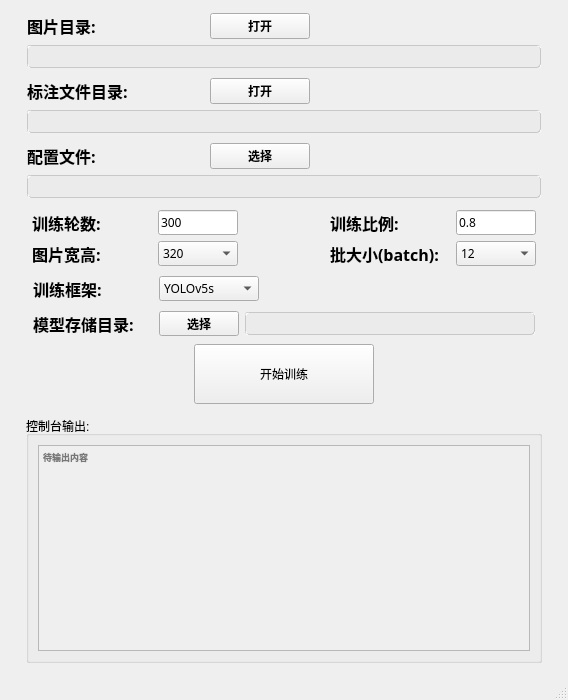
<?xml version="1.0" encoding="UTF-8"?>
<ui version="4.0">
 <class>MainWindow</class>
 <widget class="QMainWindow" name="MainWindow">
  <property name="windowModality">
   <enum>Qt::NonModal</enum>
  </property>
  <property name="geometry">
   <rect>
    <x>0</x>
    <y>0</y>
    <width>568</width>
    <height>700</height>
   </rect>
  </property>
  <property name="sizePolicy">
   <sizepolicy hsizetype="Fixed" vsizetype="Fixed">
    <horstretch>0</horstretch>
    <verstretch>0</verstretch>
   </sizepolicy>
  </property>
  <property name="minimumSize">
   <size>
    <width>500</width>
    <height>700</height>
   </size>
  </property>
  <property name="maximumSize">
   <size>
    <width>580</width>
    <height>1024</height>
   </size>
  </property>
  <property name="sizeIncrement">
   <size>
    <width>10</width>
    <height>10</height>
   </size>
  </property>
  <property name="windowTitle">
   <string>训练工具-大树智能</string>
  </property>
  <property name="autoFillBackground">
   <bool>false</bool>
  </property>
  <widget class="QWidget" name="centralwidget">
   <layout class="QVBoxLayout" name="verticalLayout_8">
    <item>
     <layout class="QVBoxLayout" name="verticalLayout_7">
      <item>
       <layout class="QVBoxLayout" name="verticalLayout_4">
        <property name="leftMargin">
         <number>10</number>
        </property>
        <property name="topMargin">
         <number>2</number>
        </property>
        <property name="rightMargin">
         <number>10</number>
        </property>
        <property name="bottomMargin">
         <number>2</number>
        </property>
        <item>
         <layout class="QVBoxLayout" name="verticalLayout_2">
          <property name="leftMargin">
           <number>8</number>
          </property>
          <property name="topMargin">
           <number>2</number>
          </property>
          <property name="rightMargin">
           <number>8</number>
          </property>
          <property name="bottomMargin">
           <number>2</number>
          </property>
          <item>
           <layout class="QHBoxLayout" name="horizontalLayout_3">
            <item>
             <widget class="QLabel" name="picDirLabel">
              <property name="minimumSize">
               <size>
                <width>100</width>
                <height>20</height>
               </size>
              </property>
              <property name="maximumSize">
               <size>
                <width>100</width>
                <height>16777215</height>
               </size>
              </property>
              <property name="font">
               <font>
                <family>等线</family>
                <pointsize>12</pointsize>
                <weight>75</weight>
                <bold>true</bold>
               </font>
              </property>
              <property name="text">
               <string>图片目录:</string>
              </property>
             </widget>
            </item>
            <item>
             <spacer name="horizontalSpacer_4">
              <property name="orientation">
               <enum>Qt::Horizontal</enum>
              </property>
              <property name="sizeHint" stdset="0">
               <size>
                <width>40</width>
                <height>20</height>
               </size>
              </property>
             </spacer>
            </item>
            <item>
             <widget class="QPushButton" name="picDirSelect">
              <property name="minimumSize">
               <size>
                <width>100</width>
                <height>25</height>
               </size>
              </property>
              <property name="font">
               <font>
                <family>等线</family>
                <weight>75</weight>
                <bold>true</bold>
               </font>
              </property>
              <property name="text">
               <string>打开</string>
              </property>
             </widget>
            </item>
            <item>
             <spacer name="horizontalSpacer_7">
              <property name="orientation">
               <enum>Qt::Horizontal</enum>
              </property>
              <property name="sizeHint" stdset="0">
               <size>
                <width>40</width>
                <height>20</height>
               </size>
              </property>
             </spacer>
            </item>
            <item>
             <spacer name="horizontalSpacer_2">
              <property name="orientation">
               <enum>Qt::Horizontal</enum>
              </property>
              <property name="sizeHint" stdset="0">
               <size>
                <width>40</width>
                <height>20</height>
               </size>
              </property>
             </spacer>
            </item>
            <item>
             <spacer name="horizontalSpacer_15">
              <property name="orientation">
               <enum>Qt::Horizontal</enum>
              </property>
              <property name="sizeHint" stdset="0">
               <size>
                <width>40</width>
                <height>20</height>
               </size>
              </property>
             </spacer>
            </item>
           </layout>
          </item>
          <item>
           <widget class="QLineEdit" name="picDirText">
            <property name="enabled">
             <bool>false</bool>
            </property>
            <property name="minimumSize">
             <size>
              <width>0</width>
              <height>20</height>
             </size>
            </property>
            <property name="font">
             <font>
              <family>等线</family>
             </font>
            </property>
            <property name="styleSheet">
             <string notr="true">border: 1px groove rgb(200, 200, 200);
border-radius:3px;
padding:1px 2px;
background-color: rgb(235,235,235)</string>
            </property>
           </widget>
          </item>
         </layout>
        </item>
        <item>
         <layout class="QVBoxLayout" name="verticalLayout_3">
          <property name="leftMargin">
           <number>8</number>
          </property>
          <property name="topMargin">
           <number>2</number>
          </property>
          <property name="rightMargin">
           <number>8</number>
          </property>
          <property name="bottomMargin">
           <number>2</number>
          </property>
          <item>
           <layout class="QHBoxLayout" name="horizontalLayout_4">
            <item>
             <widget class="QLabel" name="annoDirLabel">
              <property name="minimumSize">
               <size>
                <width>100</width>
                <height>20</height>
               </size>
              </property>
              <property name="maximumSize">
               <size>
                <width>100</width>
                <height>16777215</height>
               </size>
              </property>
              <property name="font">
               <font>
                <family>等线</family>
                <pointsize>12</pointsize>
                <weight>75</weight>
                <bold>true</bold>
               </font>
              </property>
              <property name="text">
               <string>标注文件目录:</string>
              </property>
             </widget>
            </item>
            <item>
             <spacer name="horizontalSpacer_5">
              <property name="orientation">
               <enum>Qt::Horizontal</enum>
              </property>
              <property name="sizeHint" stdset="0">
               <size>
                <width>40</width>
                <height>20</height>
               </size>
              </property>
             </spacer>
            </item>
            <item>
             <widget class="QPushButton" name="annoDirSelect">
              <property name="minimumSize">
               <size>
                <width>100</width>
                <height>25</height>
               </size>
              </property>
              <property name="font">
               <font>
                <family>等线</family>
                <weight>75</weight>
                <bold>true</bold>
               </font>
              </property>
              <property name="text">
               <string>打开</string>
              </property>
             </widget>
            </item>
            <item>
             <spacer name="horizontalSpacer_8">
              <property name="orientation">
               <enum>Qt::Horizontal</enum>
              </property>
              <property name="sizeHint" stdset="0">
               <size>
                <width>40</width>
                <height>20</height>
               </size>
              </property>
             </spacer>
            </item>
            <item>
             <spacer name="horizontalSpacer_14">
              <property name="orientation">
               <enum>Qt::Horizontal</enum>
              </property>
              <property name="sizeHint" stdset="0">
               <size>
                <width>40</width>
                <height>20</height>
               </size>
              </property>
             </spacer>
            </item>
            <item>
             <spacer name="horizontalSpacer_3">
              <property name="orientation">
               <enum>Qt::Horizontal</enum>
              </property>
              <property name="sizeHint" stdset="0">
               <size>
                <width>40</width>
                <height>20</height>
               </size>
              </property>
             </spacer>
            </item>
           </layout>
          </item>
          <item>
           <widget class="QLineEdit" name="annoDirText">
            <property name="enabled">
             <bool>false</bool>
            </property>
            <property name="minimumSize">
             <size>
              <width>0</width>
              <height>20</height>
             </size>
            </property>
            <property name="font">
             <font>
              <family>等线</family>
             </font>
            </property>
            <property name="styleSheet">
             <string notr="true">border: 1px groove rgb(200, 200, 200);
border-radius:3px;
padding:1px 2px;
background-color: rgb(235,235,235)</string>
            </property>
           </widget>
          </item>
         </layout>
        </item>
        <item>
         <layout class="QVBoxLayout" name="verticalLayout">
          <property name="leftMargin">
           <number>8</number>
          </property>
          <property name="topMargin">
           <number>2</number>
          </property>
          <property name="rightMargin">
           <number>8</number>
          </property>
          <property name="bottomMargin">
           <number>2</number>
          </property>
          <item>
           <layout class="QHBoxLayout" name="horizontalLayout_2">
            <item>
             <widget class="QLabel" name="cocoYamlLabel">
              <property name="minimumSize">
               <size>
                <width>100</width>
                <height>20</height>
               </size>
              </property>
              <property name="maximumSize">
               <size>
                <width>100</width>
                <height>16777215</height>
               </size>
              </property>
              <property name="font">
               <font>
                <family>等线</family>
                <pointsize>12</pointsize>
                <weight>75</weight>
                <bold>true</bold>
               </font>
              </property>
              <property name="text">
               <string>配置文件:</string>
              </property>
             </widget>
            </item>
            <item>
             <spacer name="horizontalSpacer_6">
              <property name="orientation">
               <enum>Qt::Horizontal</enum>
              </property>
              <property name="sizeHint" stdset="0">
               <size>
                <width>40</width>
                <height>20</height>
               </size>
              </property>
             </spacer>
            </item>
            <item>
             <widget class="QPushButton" name="cocoYamlSelect">
              <property name="minimumSize">
               <size>
                <width>100</width>
                <height>25</height>
               </size>
              </property>
              <property name="font">
               <font>
                <family>等线</family>
                <weight>75</weight>
                <bold>true</bold>
               </font>
              </property>
              <property name="text">
               <string>选择</string>
              </property>
             </widget>
            </item>
            <item>
             <spacer name="horizontalSpacer_9">
              <property name="orientation">
               <enum>Qt::Horizontal</enum>
              </property>
              <property name="sizeHint" stdset="0">
               <size>
                <width>40</width>
                <height>20</height>
               </size>
              </property>
             </spacer>
            </item>
            <item>
             <spacer name="horizontalSpacer_13">
              <property name="orientation">
               <enum>Qt::Horizontal</enum>
              </property>
              <property name="sizeHint" stdset="0">
               <size>
                <width>40</width>
                <height>20</height>
               </size>
              </property>
             </spacer>
            </item>
            <item>
             <spacer name="horizontalSpacer">
              <property name="orientation">
               <enum>Qt::Horizontal</enum>
              </property>
              <property name="sizeHint" stdset="0">
               <size>
                <width>40</width>
                <height>20</height>
               </size>
              </property>
             </spacer>
            </item>
           </layout>
          </item>
          <item>
           <widget class="QLineEdit" name="cocoYamlText">
            <property name="enabled">
             <bool>false</bool>
            </property>
            <property name="minimumSize">
             <size>
              <width>0</width>
              <height>20</height>
             </size>
            </property>
            <property name="font">
             <font>
              <family>等线</family>
             </font>
            </property>
            <property name="styleSheet">
             <string notr="true">border: 1px groove rgb(200, 200, 200);
border-radius:3px;
padding:1px 2px;
background-color: rgb(235,235,235)</string>
            </property>
           </widget>
          </item>
         </layout>
        </item>
        <item>
         <layout class="QVBoxLayout" name="verticalLayout_5">
          <property name="leftMargin">
           <number>8</number>
          </property>
          <property name="topMargin">
           <number>2</number>
          </property>
          <property name="rightMargin">
           <number>8</number>
          </property>
          <property name="bottomMargin">
           <number>2</number>
          </property>
          <item>
           <layout class="QVBoxLayout" name="verticalLayout_6">
            <property name="leftMargin">
             <number>5</number>
            </property>
            <property name="topMargin">
             <number>2</number>
            </property>
            <property name="rightMargin">
             <number>5</number>
            </property>
            <property name="bottomMargin">
             <number>2</number>
            </property>
            <item>
             <layout class="QHBoxLayout" name="horizontalLayout_11">
              <item>
               <widget class="QLabel" name="epochs">
                <property name="minimumSize">
                 <size>
                  <width>120</width>
                  <height>0</height>
                 </size>
                </property>
                <property name="maximumSize">
                 <size>
                  <width>120</width>
                  <height>16777215</height>
                 </size>
                </property>
                <property name="font">
                 <font>
                  <family>等线</family>
                  <pointsize>12</pointsize>
                  <weight>75</weight>
                  <bold>true</bold>
                 </font>
                </property>
                <property name="text">
                 <string>训练轮数:</string>
                </property>
               </widget>
              </item>
              <item>
               <widget class="QLineEdit" name="epochsVal">
                <property name="minimumSize">
                 <size>
                  <width>80</width>
                  <height>20</height>
                 </size>
                </property>
                <property name="maximumSize">
                 <size>
                  <width>80</width>
                  <height>30</height>
                 </size>
                </property>
                <property name="font">
                 <font>
                  <family>等线</family>
                 </font>
                </property>
                <property name="text">
                 <string>300</string>
                </property>
               </widget>
              </item>
              <item>
               <spacer name="horizontalSpacer_10">
                <property name="orientation">
                 <enum>Qt::Horizontal</enum>
                </property>
                <property name="sizeHint" stdset="0">
                 <size>
                  <width>40</width>
                  <height>20</height>
                 </size>
                </property>
               </spacer>
              </item>
              <item>
               <widget class="QLabel" name="trainPercent">
                <property name="minimumSize">
                 <size>
                  <width>120</width>
                  <height>0</height>
                 </size>
                </property>
                <property name="maximumSize">
                 <size>
                  <width>120</width>
                  <height>16777215</height>
                 </size>
                </property>
                <property name="font">
                 <font>
                  <family>等线</family>
                  <pointsize>12</pointsize>
                  <weight>75</weight>
                  <bold>true</bold>
                 </font>
                </property>
                <property name="text">
                 <string>训练比例:</string>
                </property>
               </widget>
              </item>
              <item>
               <widget class="QLineEdit" name="trainPercentVal">
                <property name="minimumSize">
                 <size>
                  <width>80</width>
                  <height>20</height>
                 </size>
                </property>
                <property name="maximumSize">
                 <size>
                  <width>80</width>
                  <height>30</height>
                 </size>
                </property>
                <property name="font">
                 <font>
                  <family>等线</family>
                 </font>
                </property>
                <property name="text">
                 <string>0.8</string>
                </property>
               </widget>
              </item>
             </layout>
            </item>
            <item>
             <layout class="QHBoxLayout" name="horizontalLayout_12">
              <item>
               <widget class="QLabel" name="picSize">
                <property name="minimumSize">
                 <size>
                  <width>120</width>
                  <height>0</height>
                 </size>
                </property>
                <property name="maximumSize">
                 <size>
                  <width>120</width>
                  <height>16777215</height>
                 </size>
                </property>
                <property name="font">
                 <font>
                  <family>等线</family>
                  <pointsize>12</pointsize>
                  <weight>75</weight>
                  <bold>true</bold>
                 </font>
                </property>
                <property name="text">
                 <string>图片宽高:</string>
                </property>
               </widget>
              </item>
              <item>
               <widget class="QComboBox" name="picSizeVal">
                <property name="minimumSize">
                 <size>
                  <width>80</width>
                  <height>20</height>
                 </size>
                </property>
                <property name="maximumSize">
                 <size>
                  <width>80</width>
                  <height>30</height>
                 </size>
                </property>
                <property name="font">
                 <font>
                  <family>等线</family>
                 </font>
                </property>
                <item>
                 <property name="text">
                  <string>320</string>
                 </property>
                </item>
                <item>
                 <property name="text">
                  <string>480</string>
                 </property>
                </item>
               </widget>
              </item>
              <item>
               <spacer name="horizontalSpacer_11">
                <property name="orientation">
                 <enum>Qt::Horizontal</enum>
                </property>
                <property name="sizeHint" stdset="0">
                 <size>
                  <width>40</width>
                  <height>20</height>
                 </size>
                </property>
               </spacer>
              </item>
              <item>
               <widget class="QLabel" name="batchSize">
                <property name="minimumSize">
                 <size>
                  <width>120</width>
                  <height>0</height>
                 </size>
                </property>
                <property name="maximumSize">
                 <size>
                  <width>120</width>
                  <height>16777215</height>
                 </size>
                </property>
                <property name="font">
                 <font>
                  <family>等线</family>
                  <pointsize>12</pointsize>
                  <weight>75</weight>
                  <bold>true</bold>
                 </font>
                </property>
                <property name="text">
                 <string>批大小(batch):</string>
                </property>
               </widget>
              </item>
              <item>
               <widget class="QComboBox" name="batchSizeVal">
                <property name="minimumSize">
                 <size>
                  <width>80</width>
                  <height>20</height>
                 </size>
                </property>
                <property name="maximumSize">
                 <size>
                  <width>80</width>
                  <height>30</height>
                 </size>
                </property>
                <property name="font">
                 <font>
                  <family>等线</family>
                 </font>
                </property>
                <item>
                 <property name="text">
                  <string>12</string>
                 </property>
                </item>
                <item>
                 <property name="text">
                  <string>4</string>
                 </property>
                </item>
                <item>
                 <property name="text">
                  <string>6</string>
                 </property>
                </item>
                <item>
                 <property name="text">
                  <string>8</string>
                 </property>
                </item>
                <item>
                 <property name="text">
                  <string>10</string>
                 </property>
                </item>
                <item>
                 <property name="text">
                  <string>14</string>
                 </property>
                </item>
               </widget>
              </item>
             </layout>
            </item>
           </layout>
          </item>
          <item>
           <layout class="QHBoxLayout" name="horizontalLayout_15">
            <property name="leftMargin">
             <number>6</number>
            </property>
            <property name="topMargin">
             <number>2</number>
            </property>
            <property name="rightMargin">
             <number>6</number>
            </property>
            <property name="bottomMargin">
             <number>2</number>
            </property>
            <item>
             <widget class="QLabel" name="modelSel">
              <property name="minimumSize">
               <size>
                <width>120</width>
                <height>0</height>
               </size>
              </property>
              <property name="maximumSize">
               <size>
                <width>10</width>
                <height>16777215</height>
               </size>
              </property>
              <property name="font">
               <font>
                <family>等线</family>
                <pointsize>12</pointsize>
                <weight>75</weight>
                <bold>true</bold>
               </font>
              </property>
              <property name="text">
               <string>训练框架:</string>
              </property>
             </widget>
            </item>
            <item>
             <widget class="QComboBox" name="modelSelVal">
              <property name="minimumSize">
               <size>
                <width>100</width>
                <height>20</height>
               </size>
              </property>
              <property name="maximumSize">
               <size>
                <width>200</width>
                <height>30</height>
               </size>
              </property>
              <property name="font">
               <font>
                <family>等线</family>
               </font>
              </property>
              <item>
               <property name="text">
                <string>YOLOv5s</string>
               </property>
              </item>
              <item>
               <property name="text">
                <string>YOLOv5m</string>
               </property>
              </item>
              <item>
               <property name="text">
                <string>YOLOv5l</string>
               </property>
              </item>
              <item>
               <property name="text">
                <string>YOLOv5x</string>
               </property>
              </item>
             </widget>
            </item>
            <item>
             <spacer name="horizontalSpacer_16">
              <property name="orientation">
               <enum>Qt::Horizontal</enum>
              </property>
              <property name="sizeHint" stdset="0">
               <size>
                <width>40</width>
                <height>20</height>
               </size>
              </property>
             </spacer>
            </item>
           </layout>
          </item>
          <item>
           <layout class="QHBoxLayout" name="horizontalLayout_5">
            <property name="leftMargin">
             <number>6</number>
            </property>
            <property name="topMargin">
             <number>2</number>
            </property>
            <property name="rightMargin">
             <number>6</number>
            </property>
            <property name="bottomMargin">
             <number>2</number>
            </property>
            <item>
             <widget class="QLabel" name="outputDirLabel">
              <property name="minimumSize">
               <size>
                <width>120</width>
                <height>0</height>
               </size>
              </property>
              <property name="maximumSize">
               <size>
                <width>10</width>
                <height>16777215</height>
               </size>
              </property>
              <property name="font">
               <font>
                <family>等线</family>
                <pointsize>12</pointsize>
                <weight>75</weight>
                <bold>true</bold>
               </font>
              </property>
              <property name="text">
               <string>模型存储目录:</string>
              </property>
             </widget>
            </item>
            <item>
             <widget class="QPushButton" name="outputDirSelect">
              <property name="minimumSize">
               <size>
                <width>0</width>
                <height>25</height>
               </size>
              </property>
              <property name="font">
               <font>
                <family>等线</family>
                <weight>75</weight>
                <bold>true</bold>
               </font>
              </property>
              <property name="text">
               <string>选择</string>
              </property>
             </widget>
            </item>
            <item>
             <widget class="QLineEdit" name="outputDirText">
              <property name="enabled">
               <bool>false</bool>
              </property>
              <property name="font">
               <font>
                <family>等线</family>
               </font>
              </property>
              <property name="styleSheet">
               <string notr="true">border: 1px groove rgb(200, 200, 200);
border-radius:3px;
padding:1px 2px;
background-color: rgb(235,235,235)</string>
              </property>
             </widget>
            </item>
           </layout>
          </item>
          <item>
           <layout class="QHBoxLayout" name="horizontalLayout">
            <item>
             <widget class="QPushButton" name="startTrain">
              <property name="minimumSize">
               <size>
                <width>120</width>
                <height>60</height>
               </size>
              </property>
              <property name="maximumSize">
               <size>
                <width>180</width>
                <height>60</height>
               </size>
              </property>
              <property name="font">
               <font>
                <family>等线</family>
               </font>
              </property>
              <property name="text">
               <string>开始训练</string>
              </property>
             </widget>
            </item>
           </layout>
          </item>
         </layout>
        </item>
        <item>
         <layout class="QHBoxLayout" name="horizontalLayout_7">
          <property name="sizeConstraint">
           <enum>QLayout::SetMaximumSize</enum>
          </property>
          <property name="leftMargin">
           <number>7</number>
          </property>
          <property name="topMargin">
           <number>4</number>
          </property>
          <property name="rightMargin">
           <number>7</number>
          </property>
          <property name="bottomMargin">
           <number>4</number>
          </property>
          <item>
           <widget class="QGroupBox" name="groupBox">
            <property name="maximumSize">
             <size>
              <width>16777215</width>
              <height>1000</height>
             </size>
            </property>
            <property name="title">
             <string>控制台输出:</string>
            </property>
            <layout class="QHBoxLayout" name="horizontalLayout_6">
             <item>
              <widget class="QTextBrowser" name="textBrowser">
               <property name="enabled">
                <bool>false</bool>
               </property>
               <property name="maximumSize">
                <size>
                 <width>16777215</width>
                 <height>1000</height>
                </size>
               </property>
               <property name="font">
                <font>
                 <family>微软雅黑</family>
                 <pointsize>7</pointsize>
                 <weight>75</weight>
                 <bold>true</bold>
                </font>
               </property>
               <property name="readOnly">
                <bool>true</bool>
               </property>
               <property name="placeholderText">
                <string>待输出内容</string>
               </property>
              </widget>
             </item>
            </layout>
           </widget>
          </item>
         </layout>
        </item>
       </layout>
      </item>
     </layout>
    </item>
   </layout>
  </widget>
  <widget class="QStatusBar" name="statusBar"/>
 </widget>
 <resources/>
 <connections/>
</ui>
